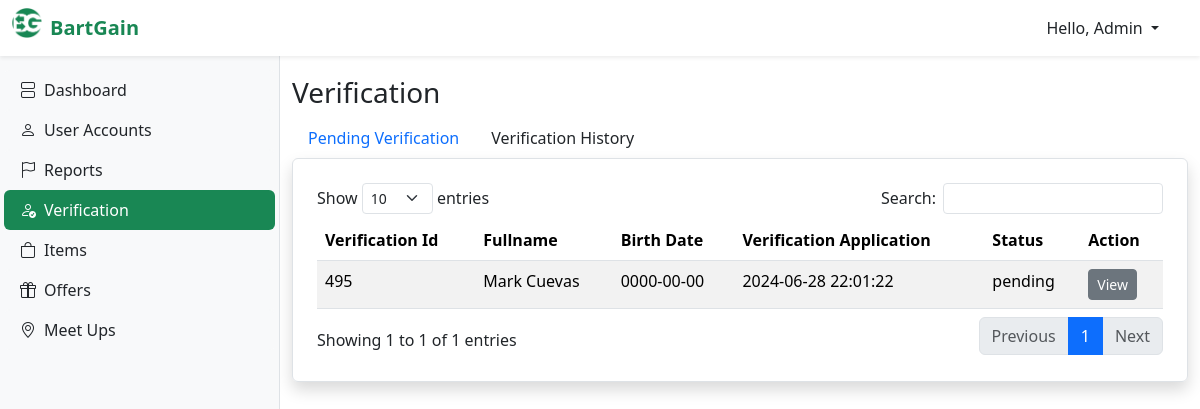
/admin/verification.php, run on the app's committed database.
### tables this page shows
CREATE TABLE `verifications` (
  `verification_id` int(11) NOT NULL,
  `user_id` int(11) DEFAULT NULL,
  `verification_birth_date` date NOT NULL,
  `verification_age` int(11) NOT NULL,
  `id_picture_path` varchar(255) NOT NULL,
  `capture_image_path` varchar(255) NOT NULL,
  `verification_status` varchar(50) NOT NULL DEFAULT 'pending',
  `reject_reason` varchar(255) DEFAULT NULL,
  `created_at` timestamp NOT NULL DEFAULT current_timestamp()
);

CREATE TABLE `users` (
  `user_id` int(11) NOT NULL,
  `role_id` int(11) NOT NULL,
  `fullname` varchar(100) NOT NULL,
  `birth_date` date DEFAULT NULL,
  `age` int(11) DEFAULT NULL,
  `profile_picture` varchar(255) DEFAULT NULL,
  `email` varchar(100) NOT NULL,
  `password` varchar(255) NOT NULL,
  `address` text DEFAULT NULL,
  `lng` double DEFAULT NULL,
  `lat` double DEFAULT NULL,
  `verified` enum('Y','N') NOT NULL DEFAULT 'N',
  `user_rating` int(11) DEFAULT NULL,
  `user_rate_count` int(11) DEFAULT NULL,
  `created_at` timestamp NOT NULL DEFAULT current_timestamp(),
  `updated_at` timestamp NOT NULL DEFAULT current_timestamp() ON UPDATE current_timestamp()
);

### admin/verification.php (the view, shortened to what this page needs)
<?php
  require_once '../dbcon.php';
?>
<!DOCTYPE html>
<html lang="en">
<head>
  <?php
    include("layout/top-link.php");
  ?>
</head>
<body>
  <?php
    include("layout/navbar.php");
  ?>
  <?php
    include("layout/sidebar.php");
  ?>
  <main class="main-content pt-3">
    <div class="container main-title mb-5">
      <h3 >Verification</h3>
      <div>
        <nav class="nav">
          <a class="nav-link text-sm" href="verification.php">Pending Verification</a>
          <a class="nav-link text-dark text-sm" href="verification-history.php">Verification History</a>
        </nav>
      <div class="table-responsive border p-4 border shadow rounded">
        <table id="myTable" class="w-100 table table-striped">
          <thead>
            <th>Verification Id</th>
            <th>Fullname</th>
            <th>Birth Date</th>
            <th>Verification Application</th>
            <th>Status</th>
            <th>Action</th>
          </thead>
          <tbody>
            <?php
              $query = "SELECT * FROM verifications INNER JOIN users ON verifications.user_id = users.user_id WHERE verifications.verification_status = 'pending' ORDER BY verification_id DESC";
              $stmt = $conn->query($query);
              $stmt->setFetchMode(PDO::FETCH_OBJ);
              $result = $stmt->fetchAll();
              foreach ($result as $row) {
                ?>
                <tr>
                  <td><?= $row->verification_id ?></td>
                  <td><?= $row->fullname ?></td>
                  <td><?= $row->verification_birth_date ?></td>
                  <td><?= $row->created_at ?></td>
                  <td><?= $row->verification_status ?></td>
                  <td>
                    <form action="view-verification.php" method="post">
                      <button class="btn btn-sm btn-secondary">View</button>
                    </form>
                  </td>
                </tr>
                <?php
              }
            ?>
          </tbody>
        </table>
      </div>
    </div>
  </main>
</body>
</html>

### admin/layout/style.php (style rules this page uses)
.main-content { padding-left: 280px; }
.main-title { margin-top: 60px !important; }

### data on the page
verifications: verification_id "495", user.fullname "Mark Cuevas", verification_birth_date "0000-00-00", user.created_at "2024-06-28 22:01:22", verification_status "pending"
